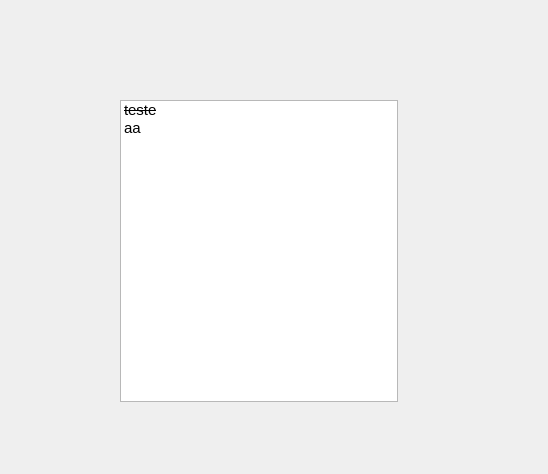
<?xml version="1.0" encoding="UTF-8"?>
<ui version="4.0">
 <class>Form</class>
 <widget class="QWidget" name="Form">
  <property name="geometry">
   <rect>
    <x>0</x>
    <y>0</y>
    <width>548</width>
    <height>474</height>
   </rect>
  </property>
  <property name="windowTitle">
   <string>Form</string>
  </property>
  <widget class="QListWidget" name="listaPalavrasEncontradas">
   <property name="geometry">
    <rect>
     <x>120</x>
     <y>100</y>
     <width>278</width>
     <height>302</height>
    </rect>
   </property>
   <property name="sizePolicy">
    <sizepolicy hsizetype="Expanding" vsizetype="MinimumExpanding">
     <horstretch>0</horstretch>
     <verstretch>0</verstretch>
    </sizepolicy>
   </property>
   <property name="minimumSize">
    <size>
     <width>0</width>
     <height>260</height>
    </size>
   </property>
   <item>
    <property name="text">
     <string>teste</string>
    </property>
    <property name="font">
     <font>
      <pointsize>11</pointsize>
      <strikeout>true</strikeout>
     </font>
    </property>
    <property name="foreground">
     <brush brushstyle="NoBrush">
      <color alpha="255">
       <red>255</red>
       <green>0</green>
       <blue>4</blue>
      </color>
     </brush>
    </property>
   </item>
   <item>
    <property name="text">
     <string>aa</string>
    </property>
    <property name="font">
     <font>
      <pointsize>11</pointsize>
     </font>
    </property>
    <property name="foreground">
     <brush brushstyle="NoBrush">
      <color alpha="255">
       <red>3</red>
       <green>195</green>
       <blue>32</blue>
      </color>
     </brush>
    </property>
   </item>
  </widget>
 </widget>
 <resources/>
 <connections/>
</ui>
